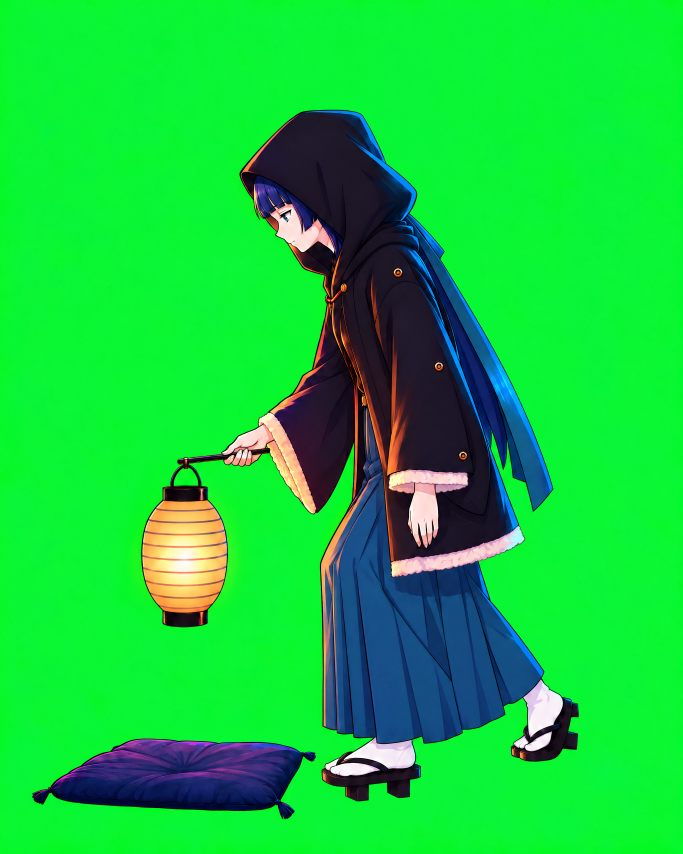
#> input picture projects/tsuzuku/rig/fable_room/src/bend.png, 2048 x 2560 px (shown at 1/3 size)
$ python -i feet.py   (imports and definitions only)
#> lines starting #> are read from the running program, lines starting #| are printed output that depends on the picture
"""Find the geta in a keyed drawing: each one's box, its lowest point, the front tooth (the planted foot's anchor: a geta that
rolls onto its toe pivots on it), and whether it's flat, tipped (heel up) or lifted. Used by build.py and for checking.
    .venv/bin/python projects/tsuzuku/rig/fable_room/feet.py NAME [NAME ...]     (drawings in rig/fable_room/src, full res)
"""
import os, sys
import numpy as np
from scipy import ndimage as ndi

D = os.path.dirname(os.path.abspath(__file__))
sys.path.insert(0, os.path.join(D, '..', '..', '..', '..', 'tools'))


def geta(img, xmin=900, facing=1, k=1.0):
    """img: keyed RGBA (full res). The geta are near-black, unsaturated wood at the bottom of the figure (x > xmin: not the props).
    facing +1: she faces right (the toe is the max-x end). k: the image's scale against the full-res drawings."""
    H, W = img.shape[:2]; yy, xx = np.mgrid[:H, :W]
    a = img[..., 3] > 200; r, g, b = [img[..., i].astype(int) for i in range(3)]
    fig = a & (xx > xmin); sole = np.nonzero(fig.any(1))[0].max()
    lum = .299 * r + .587 * g + .114 * b
    dark = fig & (lum < 72) & (np.abs(b - r) < 30) & (yy > sole - 330 * k)
    dark = ndi.binary_opening(dark, iterations=max(1, round(2 * k)))
    lab, n = ndi.label(ndi.binary_closing(dark, iterations=max(1, round(6 * k))))
    out = []
    for j in range(1, n + 1):
        m = lab == j
        if m.sum() < 2500 * k * k: continue
        ys, xs = np.nonzero(m); y1 = ys.max()
        band = m & (yy > y1 - 26 * k)                                   # the lowest 26 px: the tooth (or teeth) touching the floor
        bx = np.nonzero(band.any(0))[0]
        # split the band into teeth by gaps
        teeth, s = [], bx[0]
        for i in range(1, len(bx)):
            if bx[i] - bx[i - 1] > max(2, 6 * k): teeth.append((s, bx[i - 1])); s = bx[i]
        teeth.append((s, bx[-1]))
        front = max(teeth, key=lambda t: facing * t[0]) if facing else teeth[0]
        out.append({'box': [int(xs.min()), int(ys.min()), int(xs.max()), int(y1)], 'low': int(y1), 'teeth': [[int(a), int(b)] for a, b in teeth],
                    'toe': [round((front[0] + front[1]) / 2), int(y1)], 'lift': int(sole - y1)})
    out.sort(key=lambda g: g['toe'][0])
    return {'sole': int(sole), 'geta': out}


# [6 lines not run here, left out]

>>> import cv2
>>> picture = cv2.imread('src/bend.png', cv2.IMREAD_GRAYSCALE)
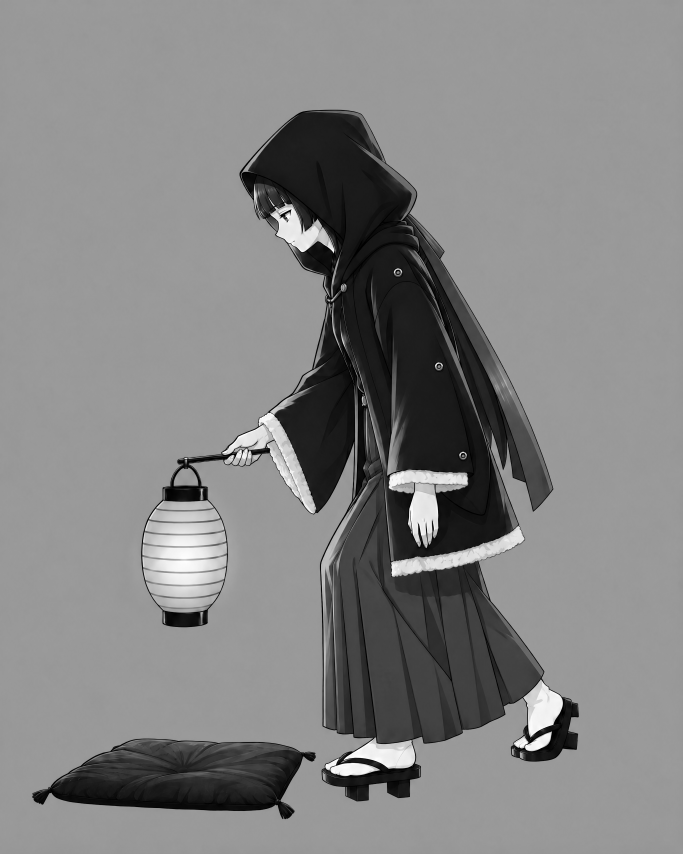
#> picture: shape (2560, 2048) (shown at 1/3 size); min 0, max 255, mean 131.4
>>> result = geta(picture)
#> in geta, `r, g, b = [img[..., i].astype(int) for i in range(3)]`: r = 2560 values, max 154 at index 1337, min 149 at index 613, mean 152; g = 2560 values, max 154 at index 1337, min 149 at index 611, mean 152; b = 2560 values, max 154 at index 761, min 149 at index 612, mean 152.2
#> (the run stopped early here; a loop or call above may not have finished)

$ run again, on projects/tsuzuku/rig/fable_room/src/c_open.png
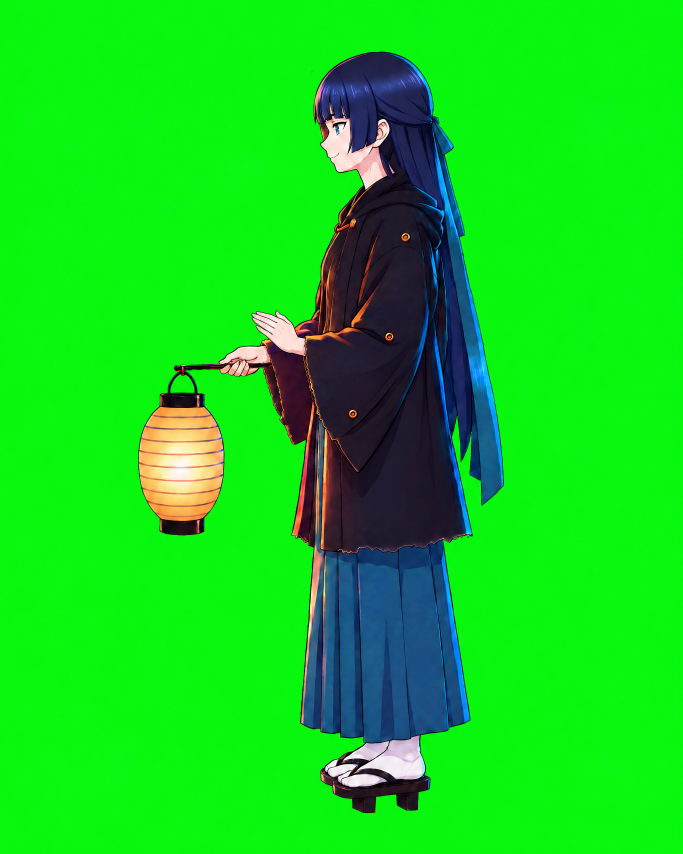
#> input picture projects/tsuzuku/rig/fable_room/src/c_open.png, 2048 x 2560 px (shown at 1/3 size)
#> `picture = cv2.imread('src/bend.png', cv2.IMREAD_GRAYSCALE)`:
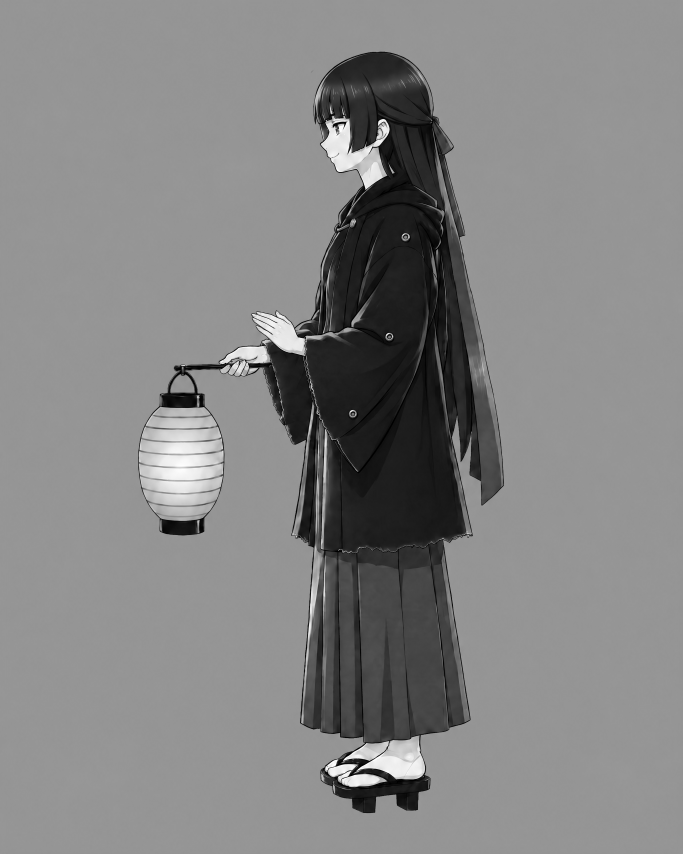
#> picture: shape (2560, 2048) (shown at 1/3 size); min 0, max 255, mean 131.7
#> r = 2560 values, max 151 at index 1337, min 147 at index 542, mean 149.1; g = 2560 values, max 151 at index 2466, min 147 at index 443, mean 148.7; b = 2560 values, max 151 at index 1339, min 147 at index 540, mean 149.1

$ run again, on projects/tsuzuku/rig/fable_room/src/down.png
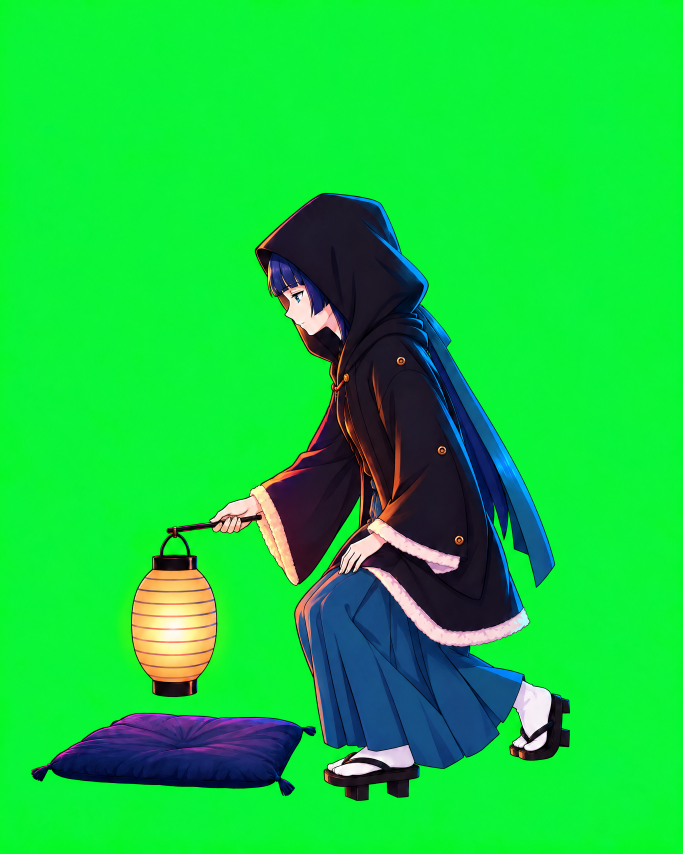
#> input picture projects/tsuzuku/rig/fable_room/src/down.png, 2048 x 2560 px (shown at 1/3 size)
#> `picture = cv2.imread('src/bend.png', cv2.IMREAD_GRAYSCALE)`:
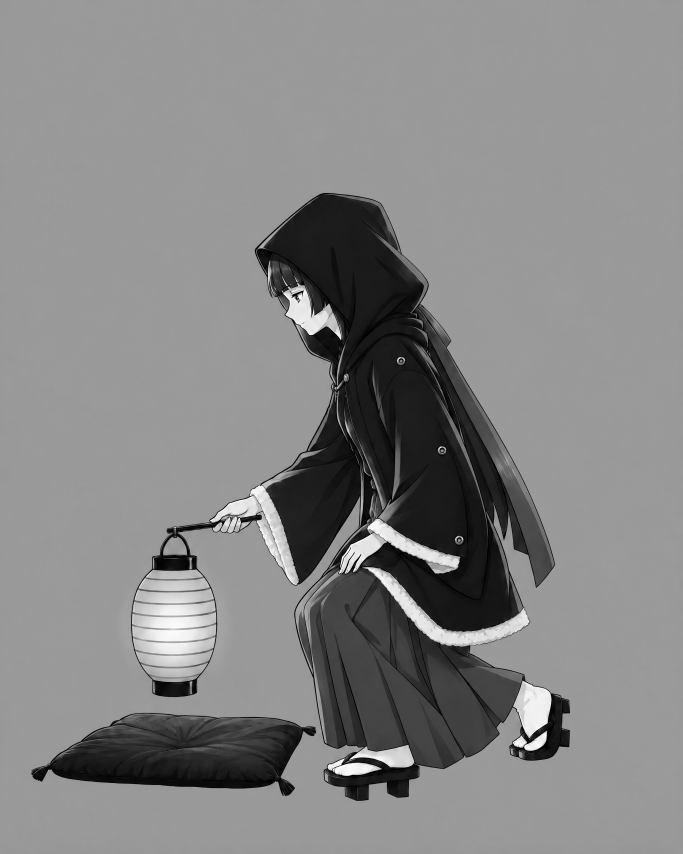
#> picture: shape (2560, 2048) (shown at 1/3 size); min 0, max 255, mean 133.1
#> r = 2560 values, max 154 at index 190, min 150 at index 537, mean 152.4; g has the same summary as r; b = 2560 values, max 155 at index 1336, min 150 at index 611, mean 152.6
